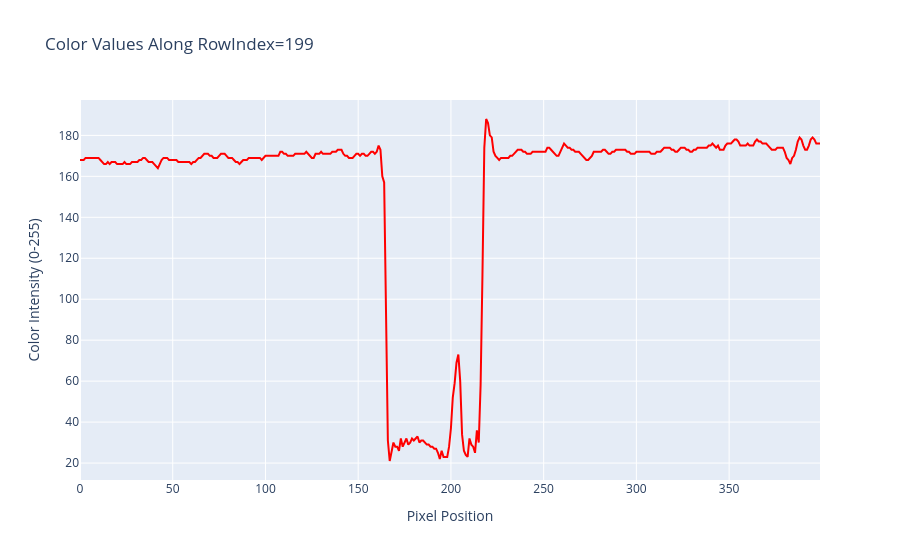

The notebook cell saved with this chart:
### Code cell
plot_single_channel_color_values_along_row(gray_image, height_index=199)

### Figure 1 — Plotly figure (JSON) as saved in the notebook; plotly's stock layout.template omitted (floating-point values rounded to 4 significant figures; data arrays with more than 128 entries replaced by an {"elided": "..."} marker saying what was removed)
{"data": [{"line": {"color": "red"}, "mode": "lines", "name": "Red", "type": "scatter", "x": {"elided": "400 int values"}, "y": {"elided": "400 int values"}}], "layout": {"title": {"text": "Color Values Along RowIndex=199"}, "xaxis": {"title": {"text": "Pixel Position"}}, "yaxis": {"title": {"text": "Color Intensity (0-255)"}}}}
